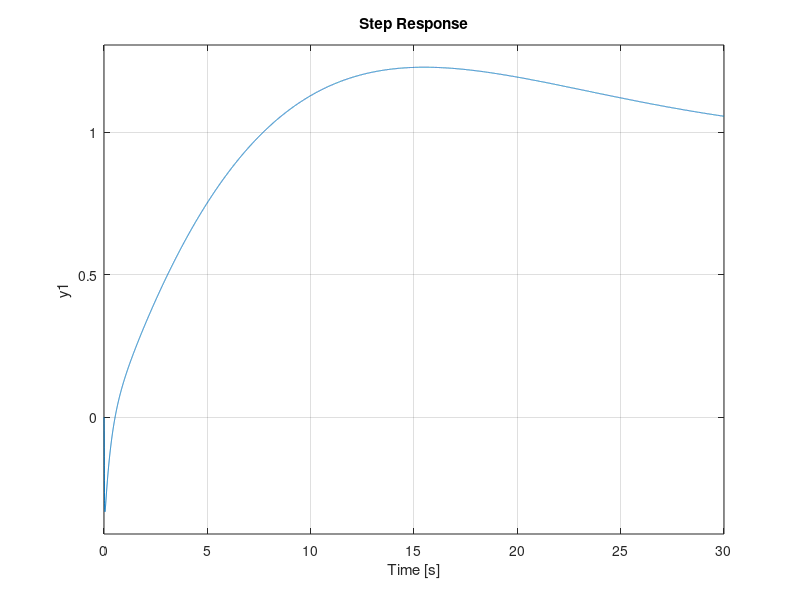

Source code (MATLAB):
clc; clear all;
s = tf('s');
%% Control de ángulo por loop shaping
%Transferencia de fuerza carrito a ángulo
G_q = 0.1763/((s-1.47)*(s+1.47));
%Grafico bode de la planta
bode(G_q);
%Notar que hay un polo en el semiplano derecho. La teoría nos dice que la
%frecuencia de cruce debe estar 1.766 veces más arriba que el polo en el
%semiplano derecho.
%Notar también que el bode de la planta presenta inversión de fase para
%todas las frecuencias. Se coloca un cero en -1.47*1.766 para proveer adelanto de
%fase alrededor de la frecuencia de cruce deseada. Se coloca un polo en
%-100 para hacer al controlador realizable.
bode(G_q*((s+(1.47*1.7666)/(s+100))));
%Se observa que se debe levantar la magnitud por 102.5db para obtener cruce
%en una frecuencia rápida.
%Se valida el diseño.
bode(G_q*(db2mag(102.5)*(s+(1.47*1.7666))/(s+200)));
C_q = (db2mag(102.5)*(s+(1.47*1.7666))/(s+200));
[C_q_n, C_q_d] = tfdata(C_q,'v');
%Se analiza la función de sensibilidad
L_q = G_q*C_q;
S_q = 1/(1+L_q);
T_q = L_q/(1+L_q);
bode(S_q);
%Se observa que el pico de la función de sensibilidad es de 2.4db = 1.3, esto
%brinda un buen margen de estabilidad.
%Simulando con simscape se puede observar que el ángulo del pendulo es
%correctamente estabilizado, sin embargo la posición del carrito presenta
%drift.

%% Control de posición en cascada por loop shaping
%Transferencia de fuerza de carrito a posición con realimentación en el
%ángulo
G_p = (0.94101 * (s+200) * (s+1.356) * (s-1.356)) / (s^2 * (s+2.635) * (s^2 + 197.4*s + 2.409e04));
%Notar que hay un cero en el semiplano derecho en 1.356 rad/s. La teoría nos indica que la
%frecuencia de cruce debe estar por debajo de 0.6 veces la frecuencia del
%polo en el semiplano derecho que sería alrededor de 0.5 rad/s.
%Agregamos un cero en -0.1rad/s para brindar adelanto de fase alrededor de
%0.5rad/seg. Ademas agregamos un polo rápido en -100 para hacer el
%controlador realizable.
C_p = -(s+0.1)/(s+100);
bode(G_p*C_p)
%Para tener un margen de fase de 60 grados y una frecuencia de cruce de
%0.2rad/seg por debajo del limite de 0.5rad/seg, multiplicamos por 70.9dB. 
C_p = -db2mag(70.9)*(s+0.1)/(s+100);
[C_p_n, C_p_d] = tfdata(C_p,'v');
margin(G_p*C_p);
%Tras la simulación con un step en la referencia de posición de 5, se
%observa error permanente en la posición del carro. Esto es raro debido a
%que 
L_p = G_p*C_p;
T_p = L_p/(1+L_p);
S_p = 1-T_p;
bode(S_p)
%Se observa un pico muy pequeño en S_p, lo que da indicio de un buen margen
%de estabilidad.
step(T_p)
%En el step de la función de sensibilidad complementaria se puede ver la
%acción del cero en el semiplano derecho al actuar al carrito en la
%dirección contraria a la referencia, para luego volver y asentarse sin
%error permanente sobre la referencia.

%Sin embargo, al simular con simscape, si bien tanto el ángulo como la
%posición son correctamente estabilizadas, sí se ve error permanente en la
%posición. Esto es raro debido a que la planta es de tipo 2.